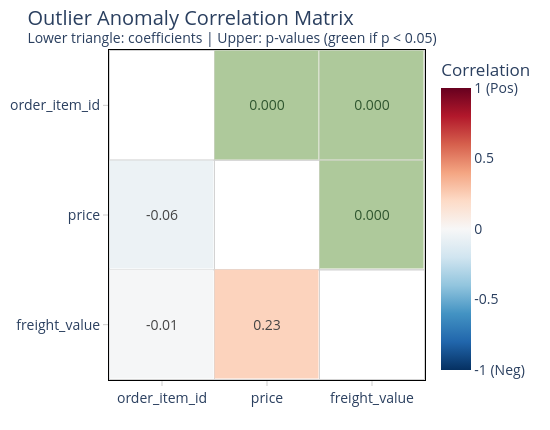

The code cell stored with this chart in its notebook:
### Code cell
df_items.explore.anomalies_report(
    anomaly_type="outlier"
)

### Figure 1 — Plotly figure (JSON) as saved in the notebook; plotly's stock layout.template omitted (floating-point values rounded to 4 significant figures)
{"data": [{"colorbar": {"ticktext": ["-1 (Neg)", "-0.5", "0", "0.5", "1 (Pos)"], "tickvals": [-1, -0.5, 0, 0.5, 1], "title": {"text": "Correlation"}}, "colorscale": [[0, "rgb(5,48,97)"], [0.1, "rgb(33,102,172)"], [0.2, "rgb(67,147,195)"], [0.3, "rgb(146,197,222)"], [0.4, "rgb(209,229,240)"], [0.5, "rgb(247,247,247)"], [0.6, "rgb(253,219,199)"], [0.7, "rgb(244,165,130)"], [0.8, "rgb(214,96,77)"], [0.9, "rgb(178,24,43)"], [1, "rgb(103,0,31)"]], "hoverinfo": "text", "hovertext": [["<b>order_item_id</b> vs <b>order_item_id</b><br>Correlation: 1.00<br>p-value: 1.0000", "<b>order_item_id</b> vs <b>price</b><br>Correlation: -0.06<br>p-value: 0.0000", "<b>order_item_id</b> vs <b>freight_value</b><br>Correlation: -0.01<br>p-value: 0.0004"], ["<b>price</b> vs <b>order_item_id</b><br>Correlation: -0.06<br>p-value: 0.0000", "<b>price</b> vs <b>price</b><br>Correlation: 1.00<br>p-value: 1.0000", "<b>price</b> vs <b>freight_value</b><br>Correlation: 0.23<br>p-value: 0.0000"], ["<b>freight_value</b> vs <b>order_item_id</b><br>Correlation: -0.01<br>p-value: 0.0004", "<b>freight_value</b> vs <b>price</b><br>Correlation: 0.23<br>p-value: 0.0000", "<b>freight_value</b> vs <b>freight_value</b><br>Correlation: 1.00<br>p-value: 1.0000"]], "showscale": true, "text": [["", "0.000", "0.000"], ["-0.06", "", "0.000"], ["-0.01", "0.23", ""]], "textfont": {"size": 14}, "texttemplate": "%{text}", "type": "heatmap", "x": ["order_item_id", "price", "freight_value"], "xgap": 1, "y": ["order_item_id", "price", "freight_value"], "ygap": 1, "z": [[NaN, 0.1, 0.1], [-0.06, NaN, 0.1], [-0.01, 0.23, NaN]], "zmax": 1, "zmin": -1}, {"colorscale": [[0, "rgba(0,128,0,0.3)"], [1, "rgba(0,128,0,0.3)"]], "hoverinfo": "skip", "showscale": false, "type": "heatmap", "x": ["order_item_id", "price", "freight_value"], "xgap": 1, "y": ["order_item_id", "price", "freight_value"], "ygap": 1, "z": [[NaN, 0.1, 0.1], [NaN, NaN, 0.1], [NaN, NaN, NaN]], "zmax": 1, "zmin": 0}], "layout": {"coloraxis": {"cmax": 1, "cmin": -1, "colorscale": [[0, "rgb(5,48,97)"], [0.1, "rgb(33,102,172)"], [0.2, "rgb(67,147,195)"], [0.3, "rgb(146,197,222)"], [0.4, "rgb(209,229,240)"], [0.5, "rgb(247,247,247)"], [0.6, "rgb(253,219,199)"], [0.7, "rgb(244,165,130)"], [0.8, "rgb(214,96,77)"], [0.9, "rgb(178,24,43)"], [1, "rgb(103,0,31)"]]}, "font": {"size": 14}, "height": 430, "plot_bgcolor": "white", "shapes": [{"fillcolor": "rgba(0,0,0,0)", "layer": "below", "line": {"color": "lightgray", "width": 1}, "type": "rect", "x0": -0.5, "x1": 2.5, "y0": -0.5, "y1": 2.5}, {"fillcolor": "rgba(0,0,0,0)", "layer": "below", "line": {"color": "lightgray", "width": 1}, "type": "rect", "x0": -0.5, "x1": 0.5, "y0": -0.5, "y1": 0.5}, {"fillcolor": "rgba(0,0,0,0)", "layer": "below", "line": {"color": "lightgray", "width": 1}, "type": "rect", "x0": -0.5, "x1": 0.5, "y0": 0.5, "y1": 1.5}, {"fillcolor": "rgba(0,0,0,0)", "layer": "below", "line": {"color": "lightgray", "width": 1}, "type": "rect", "x0": -0.5, "x1": 0.5, "y0": 1.5, "y1": 2.5}, {"fillcolor": "rgba(0,0,0,0)", "layer": "below", "line": {"color": "lightgray", "width": 1}, "type": "rect", "x0": 0.5, "x1": 1.5, "y0": -0.5, "y1": 0.5}, {"fillcolor": "rgba(0,0,0,0)", "layer": "below", "line": {"color": "lightgray", "width": 1}, "type": "rect", "x0": 0.5, "x1": 1.5, "y0": 0.5, "y1": 1.5}, {"fillcolor": "rgba(0,0,0,0)", "layer": "below", "line": {"color": "lightgray", "width": 1}, "type": "rect", "x0": 0.5, "x1": 1.5, "y0": 1.5, "y1": 2.5}, {"fillcolor": "rgba(0,0,0,0)", "layer": "below", "line": {"color": "lightgray", "width": 1}, "type": "rect", "x0": 1.5, "x1": 2.5, "y0": -0.5, "y1": 0.5}, {"fillcolor": "rgba(0,0,0,0)", "layer": "below", "line": {"color": "lightgray", "width": 1}, "type": "rect", "x0": 1.5, "x1": 2.5, "y0": 0.5, "y1": 1.5}, {"fillcolor": "rgba(0,0,0,0)", "layer": "below", "line": {"color": "lightgray", "width": 1}, "type": "rect", "x0": 1.5, "x1": 2.5, "y0": 1.5, "y1": 2.5}], "title": {"text": "Outlier Anomaly Correlation Matrix<br><sup>Lower triangle: coefficients | Upper: p-values (green if p < 0.05)</sup>"}, "width": 550, "xaxis": {"linecolor": "black", "linewidth": 1, "mirror": true, "showgrid": false, "showline": true}, "yaxis": {"autorange": "reversed", "linecolor": "black", "linewidth": 1, "mirror": true, "showgrid": false, "showline": true}}}
